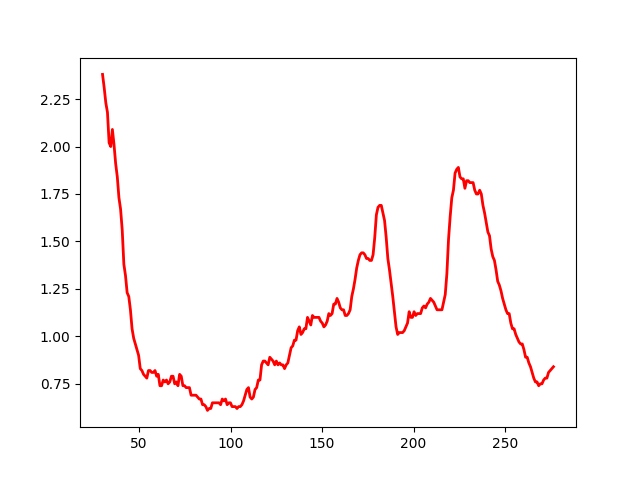

Generate this figure with Python:
import numpy as np
import math

from matplotlib import pyplot as plt

from scipy import stats as sps
from scipy.stats import gamma
from scipy.stats import poisson

def logfactorial(n):
# returns log(n!)
 lf = np.zeros(n.size)
 for i in range(n.size):
   for j in range(int(n[i])+1):
    if j == 0:
     continue
    lf[i] += np.log(j)
 return lf

def percentile(data, p):
# data contain a probability (or likelyhood) distribution, and this returns the p-th percentile position.
  s = data.sum()
  ndata = data/s
  percent = 0.0
  for i in range(len(ndata)):
   percent += ndata[i]
   if percent > p/100.0:
    break
  return i
   

#dailyfile = open('testdata.txt', 'r')
#dailyfile = open('sympdata_it.csv', 'r')
dailyfile = open('sympdatadl.csv', 'r')
daily = []

for line in dailyfile.readlines():
 fields = line.split(',')
# daily.append(float(fields[0]))
 daily.append(int(fields[0]))
dailyfile.close()

days = len(daily)

# the daily data of infection (the number of positive symptomatic based on the date of sympton onset)
I = np.array(daily)
#(days,)

rmin, rmax, rsteps = 0.01,5,500
# candidates for R_t.
r = (np.matrix(np.linspace(rmin, rmax, rsteps))).transpose()
#(1,rsteps)

# parameters for the Gamma distribution
shape = 1.87
rate = 0.28
scale=1/rate

# window of estimate
tau = 7
# cutoff for infection (14 days for quarantine, 30 days should be enough)
Tmax = 30

# the infectivity of a single infected
w = gamma.pdf(np.linspace(0,Tmax,Tmax+1), shape,0,scale)
#(Tmax+1,)


# range of calculation. We have to wait for Tmax in order to accumulate the data
t = np.linspace(Tmax, days-Tmax-tau, days-Tmax-tau+1)
#(days-Tmax-tau,)

Lambda = np.matrix((np.convolve(w,I))[Tmax:days:1])

Ic = I[Tmax:days:1]

#plt.plot(np.linspace(0,days-Tmax-1,days-Tmax),logfactorial(I)[Tmax:days:1],linewidth=2, color='r')
#plt.show()


logP = np.array(np.log(r * Lambda)) * Ic - np.array(r * Lambda) - logfactorial(Ic)


logLt = np.empty((rsteps, days-Tmax-tau+1))
C = np.ones(tau)

for i in range(rsteps):
 logLt[i] = np.convolve(logP[i],C,'valid')


logL = logLt.transpose()



normalizer = np.empty((days-Tmax-tau+1))
normalizedlogL = np.empty((days-Tmax-tau+1,rsteps))

for i in range(days-Tmax-tau+1):
 normalizer[i] = logL[i].max()
 normalizedlogL[i] = logL[i]-normalizer[i]


L = np.exp(normalizedlogL)

Prob = np.empty((days-Tmax-tau+1,rsteps))

for i in range(days-Tmax-tau+1):
 Prob[i] = L[i]/L[i].sum()

R5 = np.empty((days-Tmax-tau+1))
R = np.empty((days-Tmax-tau+1))
R95 = np.empty((days-Tmax-tau+1))
for i in range(days-Tmax-tau+1):
 R5[i] = r[percentile(Prob[i],5)]
 R[i] = r[L[i].argmax()]
 R95[i] = r[percentile(Prob[i],95)-1] # to make 5 and 95-th percentile symmetric

#plt.plot(r,L[10],linewidth=2, color='r')
#plt.savefig('perc.png')

plt.plot(t,R,linewidth=2, color='r')
plt.show()
#plt.savefig('rtsymp.png')


#print(R5)
print(R)
#print(R95)
